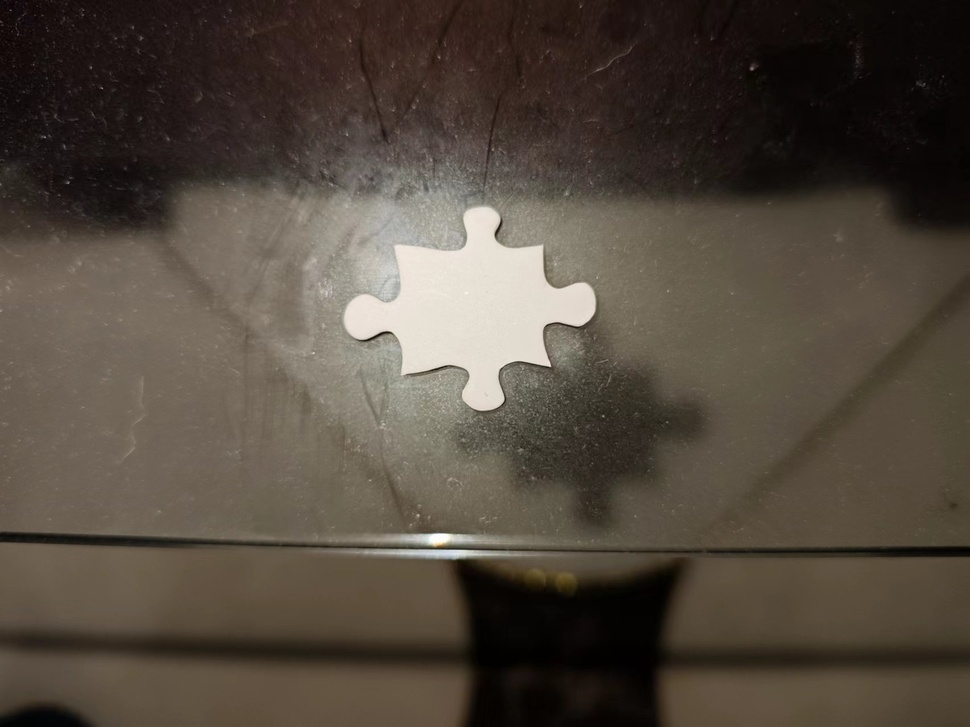
#> input picture Opencv/puzzle02.jpg, 970 x 727 px, shrunk from 1706 x 1279 before the run
$ python Sobel.py
#> lines starting #> are read from the running program, lines starting #| are printed output that depends on the picture
'''
Author: Szl
Date: 2024-05-26 16:36:21
LastEditors: Szl
LastEditTime: 2024-05-26 16:36:34
Description:
'''
import cv2 as cv
import matplotlib.pyplot as plt

# 读取图像
img = cv.imread('./puzzle02.jpg', cv.COLOR_BGR2GRAY)
#> img is the input picture: shape (727, 970, 3); mean B, G, R 62.3, 73, 82.6
rgb_img = cv.cvtColor(img, cv.COLOR_BGR2RGB)

# 灰度化处理图像
grayImage = cv.cvtColor(img, cv.COLOR_BGR2GRAY)
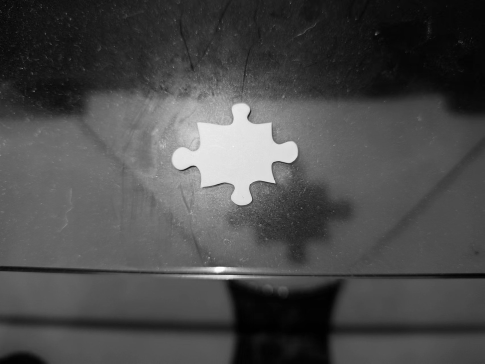
#> grayImage: shape (727, 970) (shown at 1/2 size); min 0, max 255, mean 74.7

# Sobel 算子
x = cv.Sobel(grayImage, cv.CV_16S, 1, 0)
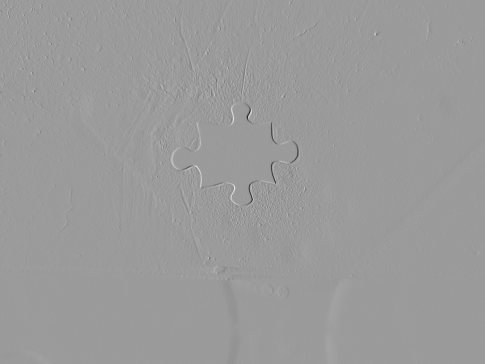
#> x: shape (727, 970) int16 (shown at 1/2 size); min -720, max 465, mean -0.2; drawn with min black and max white
y = cv.Sobel(grayImage, cv.CV_16S, 0, 1)
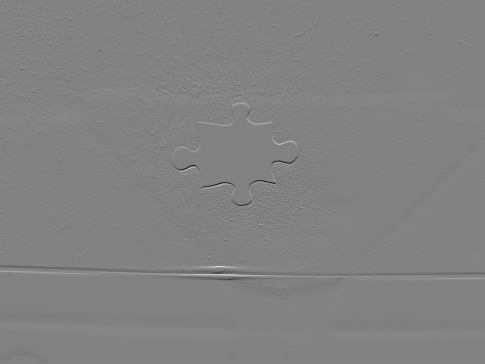
#> y: shape (727, 970) int16 (shown at 1/2 size); min -773, max 742, mean 0.4; drawn with min black and max white

# 转 uint8 ,图像融合
absX = cv.convertScaleAbs(x)
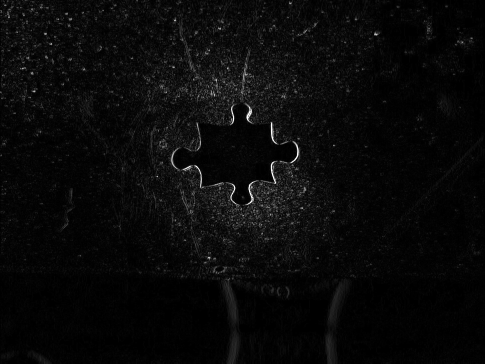
#> absX: shape (727, 970) (shown at 1/2 size); min 0, max 255, mean 9.3
absY = cv.convertScaleAbs(y)
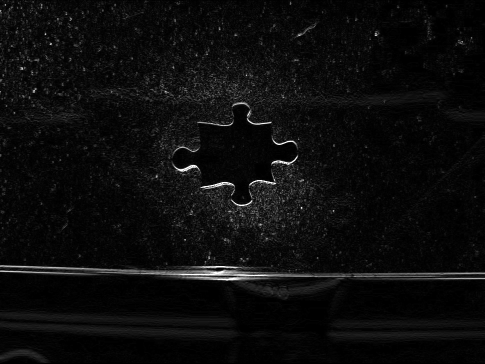
#> absY: shape (727, 970) (shown at 1/2 size); min 0, max 255, mean 12.2
Sobel = cv.addWeighted(absX, 0.5, absY, 0.5, 0)
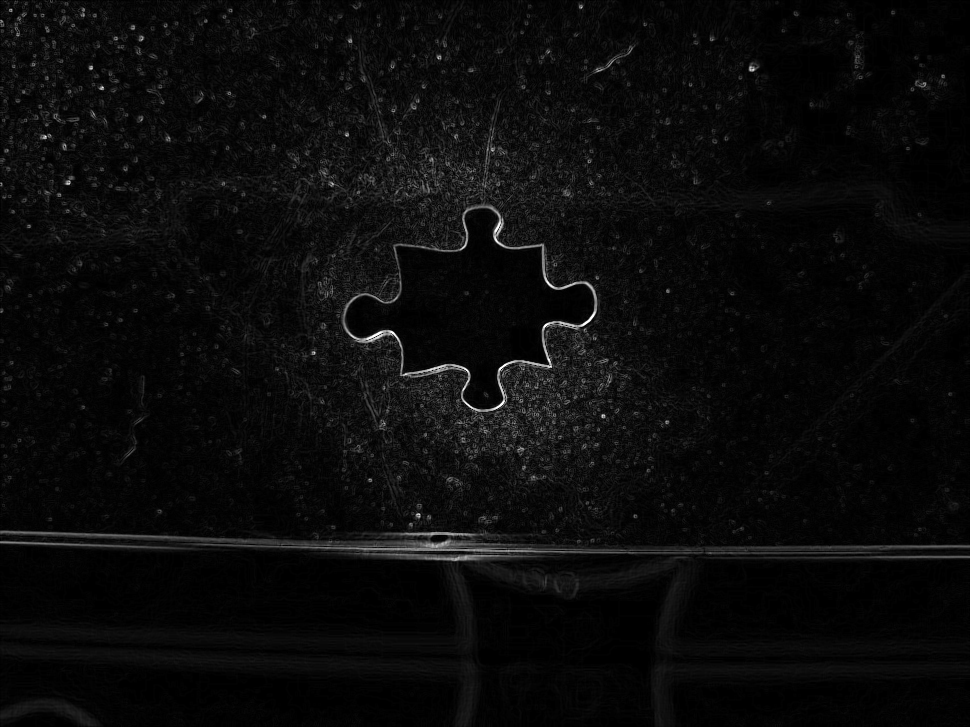
#> Sobel: shape (727, 970); min 0, max 255, mean 10.7

# 用来正常显示中文标签
plt.rcParams['font.sans-serif'] = ['SimHei']

# 显示图形
titles = ['原始图像', 'Sobel 算子']
images = [rgb_img, Sobel]

for i in range(2):
    plt.subplot(1, 2, i + 1), plt.imshow(images[i], 'gray')
    plt.title(titles[i])
    plt.xticks([]), plt.yticks([])
plt.show()

$ run again, with Opencv/puzzle03.jpg copied over Opencv/puzzle02.jpg
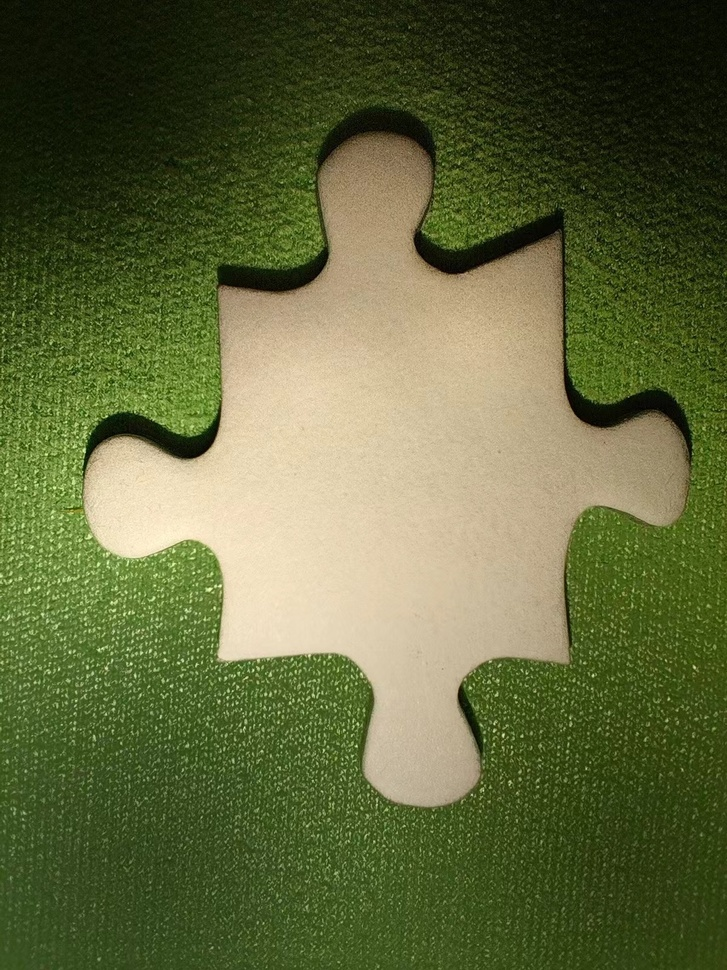
#> input picture Opencv/puzzle03.jpg, 727 x 970 px, shrunk from 1200 x 1600 before the run
#> img is the input picture: shape (970, 727, 3); mean B, G, R 60.5, 103.9, 96.4
#> `y = cv.Sobel(grayImage, cv.CV_16S, 0, 1)`:
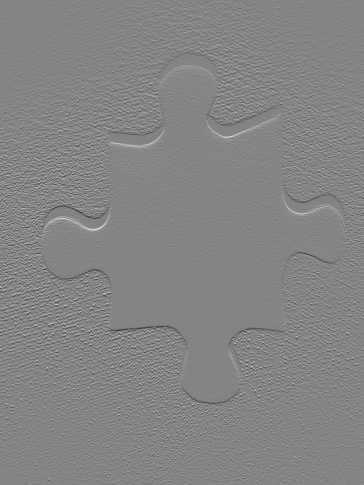
#> y: shape (970, 727) int16 (shown at 1/2 size); min -622, max 573, mean 0.4; drawn with min black and max white
#> `Sobel = cv.addWeighted(absX, 0.5, absY, 0.5, 0)`:
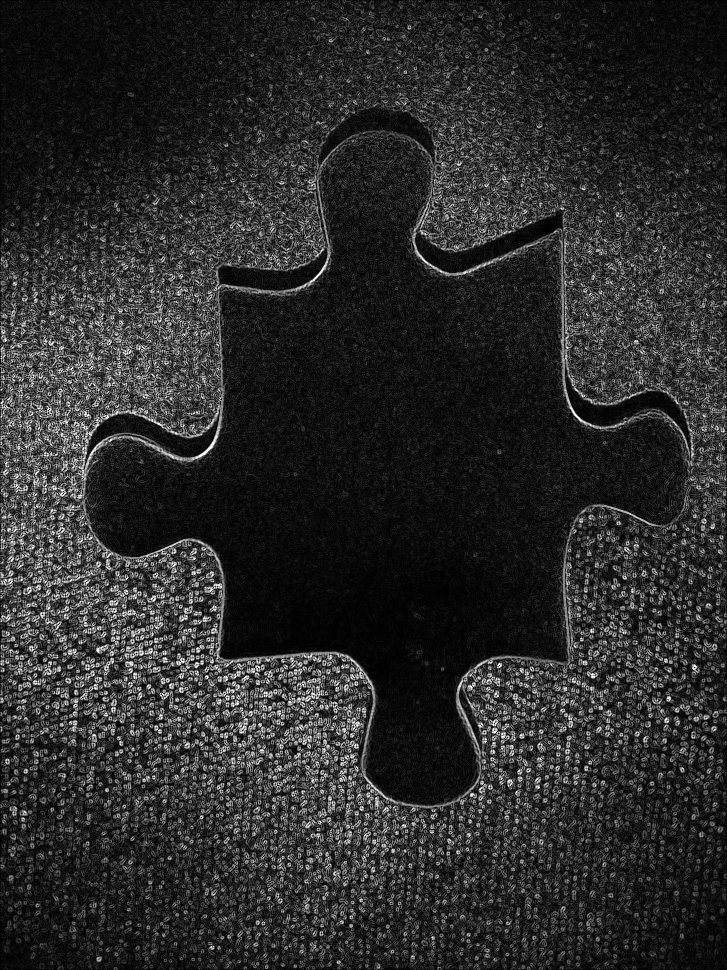
#> Sobel: shape (970, 727); min 0, max 255, mean 43

$ run again, with Opencv/puzzle04.jpg copied over Opencv/puzzle02.jpg
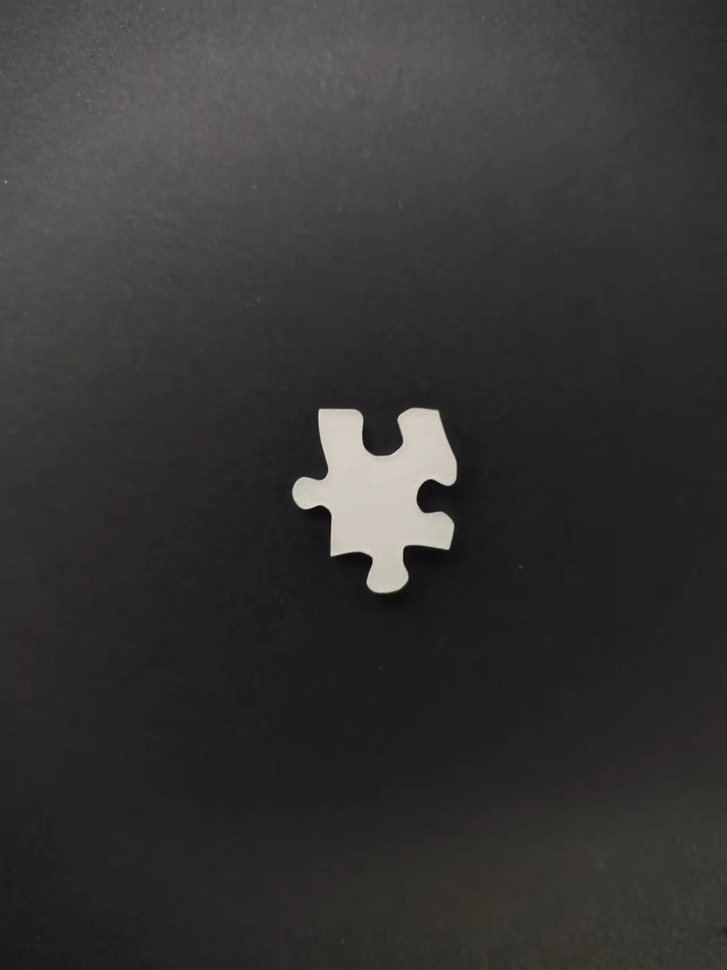
#> input picture Opencv/puzzle04.jpg, 727 x 970 px, shrunk from 1279 x 1706 before the run
#> img is the input picture: shape (970, 727, 3); mean B, G, R 51.8, 52.8, 54.4
#> `absX = cv.convertScaleAbs(x)`:
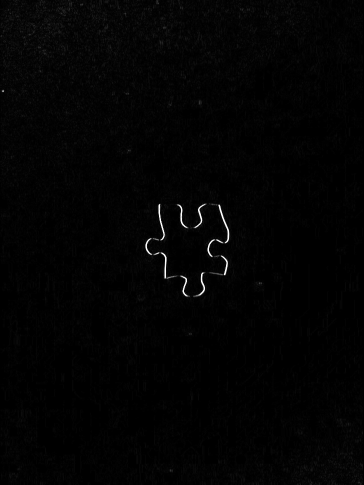
#> absX: shape (970, 727) (shown at 1/2 size); min 0, max 255, mean 3
#> `plt.show()`:
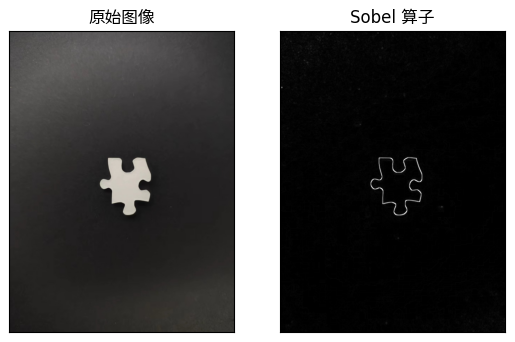
#> figure drawn by matplotlib, 2 panels
